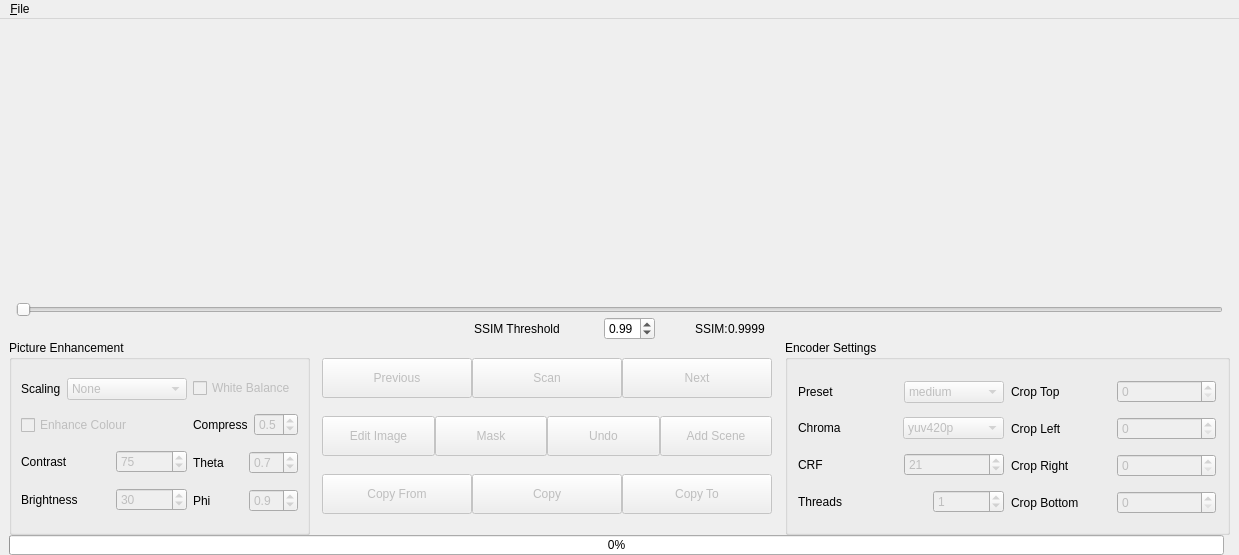
<?xml version="1.0" encoding="UTF-8"?>
<ui version="4.0">
 <class>Frame_Editor</class>
 <widget class="QMainWindow" name="Frame_Editor">
  <property name="geometry">
   <rect>
    <x>0</x>
    <y>0</y>
    <width>1239</width>
    <height>555</height>
   </rect>
  </property>
  <property name="sizePolicy">
   <sizepolicy hsizetype="Minimum" vsizetype="Preferred">
    <horstretch>0</horstretch>
    <verstretch>0</verstretch>
   </sizepolicy>
  </property>
  <property name="minimumSize">
   <size>
    <width>1239</width>
    <height>555</height>
   </size>
  </property>
  <property name="windowTitle">
   <string>Frame By Frame</string>
  </property>
  <widget class="QWidget" name="centralwidget">
   <layout class="QGridLayout" name="gridLayout_3">
    <property name="topMargin">
     <number>0</number>
    </property>
    <property name="bottomMargin">
     <number>0</number>
    </property>
    <property name="verticalSpacing">
     <number>0</number>
    </property>
    <item row="0" column="0" colspan="2">
     <layout class="QGridLayout" name="gridLayout_2">
      <property name="sizeConstraint">
       <enum>QLayout::SetNoConstraint</enum>
      </property>
      <item row="0" column="0">
       <layout class="QHBoxLayout" name="imageLayout">
        <property name="spacing">
         <number>0</number>
        </property>
        <property name="sizeConstraint">
         <enum>QLayout::SetMinimumSize</enum>
        </property>
        <item>
         <widget class="QLabel" name="left_image_frame">
          <property name="sizePolicy">
           <sizepolicy hsizetype="Expanding" vsizetype="Expanding">
            <horstretch>0</horstretch>
            <verstretch>0</verstretch>
           </sizepolicy>
          </property>
          <property name="text">
           <string/>
          </property>
          <property name="scaledContents">
           <bool>true</bool>
          </property>
         </widget>
        </item>
        <item>
         <widget class="QLabel" name="right_image_frame">
          <property name="sizePolicy">
           <sizepolicy hsizetype="Expanding" vsizetype="Expanding">
            <horstretch>0</horstretch>
            <verstretch>0</verstretch>
           </sizepolicy>
          </property>
          <property name="text">
           <string/>
          </property>
          <property name="scaledContents">
           <bool>true</bool>
          </property>
         </widget>
        </item>
       </layout>
      </item>
     </layout>
    </item>
    <item row="1" column="0" colspan="2">
     <layout class="QVBoxLayout" name="verticalLayout_2">
      <property name="sizeConstraint">
       <enum>QLayout::SetMinAndMaxSize</enum>
      </property>
      <item>
       <layout class="QHBoxLayout" name="horizontalLayout_2">
        <item alignment="Qt::AlignTop">
         <widget class="QLabel" name="left_image_label">
          <property name="text">
           <string/>
          </property>
         </widget>
        </item>
        <item>
         <widget class="Frame_Scrubber" name="image_slider">
          <property name="enabled">
           <bool>false</bool>
          </property>
          <property name="minimum">
           <number>1</number>
          </property>
          <property name="orientation">
           <enum>Qt::Horizontal</enum>
          </property>
         </widget>
        </item>
        <item alignment="Qt::AlignTop">
         <widget class="QLabel" name="right_image_label">
          <property name="text">
           <string/>
          </property>
         </widget>
        </item>
       </layout>
      </item>
      <item>
       <layout class="QHBoxLayout" name="horizontalLayout_10" stretch="1,0,0,0,0,1">
        <item>
         <spacer name="horizontalSpacer">
          <property name="orientation">
           <enum>Qt::Horizontal</enum>
          </property>
          <property name="sizeHint" stdset="0">
           <size>
            <width>40</width>
            <height>20</height>
           </size>
          </property>
         </spacer>
        </item>
        <item>
         <layout class="QHBoxLayout" name="horizontalLayout_9">
          <property name="spacing">
           <number>0</number>
          </property>
          <property name="leftMargin">
           <number>0</number>
          </property>
          <property name="rightMargin">
           <number>0</number>
          </property>
          <item>
           <widget class="QLabel" name="ssim_threshold_label">
            <property name="minimumSize">
             <size>
              <width>130</width>
              <height>0</height>
             </size>
            </property>
            <property name="text">
             <string>SSIM Threshold</string>
            </property>
           </widget>
          </item>
          <item>
           <widget class="QDoubleSpinBox" name="ssim_threshold">
            <property name="minimumSize">
             <size>
              <width>0</width>
              <height>0</height>
             </size>
            </property>
            <property name="focusPolicy">
             <enum>Qt::NoFocus</enum>
            </property>
            <property name="maximum">
             <double>1.000000000000000</double>
            </property>
            <property name="singleStep">
             <double>0.010000000000000</double>
            </property>
            <property name="value">
             <double>0.990000000000000</double>
            </property>
           </widget>
          </item>
         </layout>
        </item>
        <item>
         <spacer name="horizontalSpacer_5">
          <property name="orientation">
           <enum>Qt::Horizontal</enum>
          </property>
          <property name="sizeHint" stdset="0">
           <size>
            <width>40</width>
            <height>20</height>
           </size>
          </property>
         </spacer>
        </item>
        <item>
         <widget class="QLabel" name="current_ssim_label">
          <property name="text">
           <string>SSIM:</string>
          </property>
         </widget>
        </item>
        <item>
         <widget class="QLabel" name="current_ssim_value">
          <property name="text">
           <string>0.9999</string>
          </property>
         </widget>
        </item>
        <item>
         <spacer name="horizontalSpacer_2">
          <property name="orientation">
           <enum>Qt::Horizontal</enum>
          </property>
          <property name="sizeHint" stdset="0">
           <size>
            <width>40</width>
            <height>20</height>
           </size>
          </property>
         </spacer>
        </item>
       </layout>
      </item>
      <item>
       <layout class="QHBoxLayout" name="horizontalLayout_3">
        <property name="sizeConstraint">
         <enum>QLayout::SetMinAndMaxSize</enum>
        </property>
        <item>
         <spacer name="horizontalSpacer_6">
          <property name="orientation">
           <enum>Qt::Horizontal</enum>
          </property>
          <property name="sizeHint" stdset="0">
           <size>
            <width>40</width>
            <height>20</height>
           </size>
          </property>
         </spacer>
        </item>
        <item>
         <layout class="QHBoxLayout" name="horizontalLayout_5" stretch="0,0,0,0,0">
          <property name="spacing">
           <number>0</number>
          </property>
          <item>
           <widget class="QGroupBox" name="groupBox">
            <property name="title">
             <string>Picture Enhancement</string>
            </property>
            <layout class="QHBoxLayout" name="horizontalLayout_11">
             <property name="sizeConstraint">
              <enum>QLayout::SetDefaultConstraint</enum>
             </property>
             <item>
              <layout class="QVBoxLayout" name="verticalLayout_7">
               <item>
                <layout class="QHBoxLayout" name="horizontalLayout_12">
                 <item>
                  <widget class="QLabel" name="scaling">
                   <property name="text">
                    <string>Scaling</string>
                   </property>
                  </widget>
                 </item>
                 <item>
                  <widget class="QComboBox" name="scaling_combo_box">
                   <property name="enabled">
                    <bool>false</bool>
                   </property>
                   <property name="focusPolicy">
                    <enum>Qt::NoFocus</enum>
                   </property>
                   <item>
                    <property name="text">
                     <string>None</string>
                    </property>
                   </item>
                   <item>
                    <property name="text">
                     <string>edsrx2</string>
                    </property>
                   </item>
                   <item>
                    <property name="text">
                     <string>edsrx4</string>
                    </property>
                   </item>
                   <item>
                    <property name="text">
                     <string>fsrcnnx2</string>
                    </property>
                   </item>
                   <item>
                    <property name="text">
                     <string>fsrcnnx4</string>
                    </property>
                   </item>
                   <item>
                    <property name="text">
                     <string>RealAnime6Bx2</string>
                    </property>
                   </item>
                   <item>
                    <property name="text">
                     <string>RealAnime6Bx4</string>
                    </property>
                   </item>
                   <item>
                    <property name="text">
                     <string>RealAnimeV3x2</string>
                    </property>
                   </item>
                   <item>
                    <property name="text">
                     <string>RealAnimeV3x4</string>
                    </property>
                   </item>
                   <item>
                    <property name="text">
                     <string>RealESRGANx2</string>
                    </property>
                   </item>
                   <item>
                    <property name="text">
                     <string>RealESRGANx4</string>
                    </property>
                   </item>
                   <item>
                    <property name="text">
                     <string>rybux2</string>
                    </property>
                   </item>
                   <item>
                    <property name="text">
                     <string>rybux4</string>
                    </property>
                   </item>
                   <item>
                    <property name="text">
                     <string>UltraSharpx2</string>
                    </property>
                   </item>
                   <item>
                    <property name="text">
                     <string>UltraSharpx4</string>
                    </property>
                   </item>
                  </widget>
                 </item>
                </layout>
               </item>
               <item>
                <widget class="QCheckBox" name="enhancement_checkbox">
                 <property name="enabled">
                  <bool>false</bool>
                 </property>
                 <property name="text">
                  <string>Enhance Colour</string>
                 </property>
                </widget>
               </item>
               <item>
                <layout class="QHBoxLayout" name="horizontalLayout_13">
                 <item>
                  <widget class="QLabel" name="contrast_label">
                   <property name="text">
                    <string>Contrast</string>
                   </property>
                  </widget>
                 </item>
                 <item>
                  <widget class="QSpinBox" name="contrast_spinbox">
                   <property name="enabled">
                    <bool>false</bool>
                   </property>
                   <property name="maximumSize">
                    <size>
                     <width>71</width>
                     <height>16777215</height>
                    </size>
                   </property>
                   <property name="focusPolicy">
                    <enum>Qt::StrongFocus</enum>
                   </property>
                   <property name="minimum">
                    <number>-127</number>
                   </property>
                   <property name="maximum">
                    <number>127</number>
                   </property>
                   <property name="value">
                    <number>75</number>
                   </property>
                  </widget>
                 </item>
                </layout>
               </item>
               <item>
                <layout class="QHBoxLayout" name="horizontalLayout_16">
                 <item>
                  <widget class="QLabel" name="brightness_label">
                   <property name="text">
                    <string>Brightness</string>
                   </property>
                  </widget>
                 </item>
                 <item>
                  <widget class="QSpinBox" name="brightness_spinbox">
                   <property name="enabled">
                    <bool>false</bool>
                   </property>
                   <property name="maximumSize">
                    <size>
                     <width>71</width>
                     <height>16777215</height>
                    </size>
                   </property>
                   <property name="focusPolicy">
                    <enum>Qt::StrongFocus</enum>
                   </property>
                   <property name="minimum">
                    <number>-127</number>
                   </property>
                   <property name="maximum">
                    <number>127</number>
                   </property>
                   <property name="value">
                    <number>30</number>
                   </property>
                  </widget>
                 </item>
                </layout>
               </item>
              </layout>
             </item>
             <item>
              <layout class="QVBoxLayout" name="verticalLayout_10">
               <item>
                <widget class="QCheckBox" name="white_balance_checkbox">
                 <property name="enabled">
                  <bool>false</bool>
                 </property>
                 <property name="focusPolicy">
                  <enum>Qt::NoFocus</enum>
                 </property>
                 <property name="text">
                  <string>White Balance</string>
                 </property>
                </widget>
               </item>
               <item>
                <layout class="QHBoxLayout" name="horizontalLayout_19">
                 <item>
                  <widget class="QLabel" name="compression_label">
                   <property name="text">
                    <string>Compress</string>
                   </property>
                  </widget>
                 </item>
                 <item>
                  <widget class="QDoubleSpinBox" name="compress_spinbox">
                   <property name="enabled">
                    <bool>false</bool>
                   </property>
                   <property name="maximumSize">
                    <size>
                     <width>55</width>
                     <height>16777215</height>
                    </size>
                   </property>
                   <property name="focusPolicy">
                    <enum>Qt::StrongFocus</enum>
                   </property>
                   <property name="decimals">
                    <number>1</number>
                   </property>
                   <property name="maximum">
                    <double>1.000000000000000</double>
                   </property>
                   <property name="singleStep">
                    <double>0.100000000000000</double>
                   </property>
                   <property name="value">
                    <double>0.500000000000000</double>
                   </property>
                  </widget>
                 </item>
                </layout>
               </item>
               <item>
                <layout class="QHBoxLayout" name="horizontalLayout_20">
                 <item>
                  <widget class="QLabel" name="theta_label">
                   <property name="text">
                    <string>Theta</string>
                   </property>
                  </widget>
                 </item>
                 <item>
                  <widget class="QDoubleSpinBox" name="theta_spinbox">
                   <property name="enabled">
                    <bool>false</bool>
                   </property>
                   <property name="maximumSize">
                    <size>
                     <width>55</width>
                     <height>16777215</height>
                    </size>
                   </property>
                   <property name="focusPolicy">
                    <enum>Qt::StrongFocus</enum>
                   </property>
                   <property name="decimals">
                    <number>1</number>
                   </property>
                   <property name="minimum">
                    <double>0.100000000000000</double>
                   </property>
                   <property name="maximum">
                    <double>2.000000000000000</double>
                   </property>
                   <property name="singleStep">
                    <double>0.100000000000000</double>
                   </property>
                   <property name="value">
                    <double>0.700000000000000</double>
                   </property>
                  </widget>
                 </item>
                </layout>
               </item>
               <item>
                <layout class="QHBoxLayout" name="horizontalLayout_21">
                 <item>
                  <widget class="QLabel" name="Phi_label">
                   <property name="text">
                    <string>Phi</string>
                   </property>
                  </widget>
                 </item>
                 <item>
                  <widget class="QDoubleSpinBox" name="phi_spinbox">
                   <property name="enabled">
                    <bool>false</bool>
                   </property>
                   <property name="maximumSize">
                    <size>
                     <width>55</width>
                     <height>16777215</height>
                    </size>
                   </property>
                   <property name="focusPolicy">
                    <enum>Qt::StrongFocus</enum>
                   </property>
                   <property name="decimals">
                    <number>1</number>
                   </property>
                   <property name="minimum">
                    <double>0.100000000000000</double>
                   </property>
                   <property name="maximum">
                    <double>1.000000000000000</double>
                   </property>
                   <property name="singleStep">
                    <double>0.100000000000000</double>
                   </property>
                   <property name="value">
                    <double>0.900000000000000</double>
                   </property>
                  </widget>
                 </item>
                </layout>
               </item>
              </layout>
             </item>
            </layout>
           </widget>
          </item>
          <item>
           <spacer name="horizontalSpacer_3">
            <property name="orientation">
             <enum>Qt::Horizontal</enum>
            </property>
            <property name="sizeHint" stdset="0">
             <size>
              <width>40</width>
              <height>20</height>
             </size>
            </property>
           </spacer>
          </item>
          <item>
           <layout class="QVBoxLayout" name="verticalLayout_5">
            <property name="spacing">
             <number>0</number>
            </property>
            <item>
             <layout class="QHBoxLayout" name="horizontalLayout_6">
              <property name="spacing">
               <number>0</number>
              </property>
              <item>
               <widget class="QPushButton" name="previous">
                <property name="enabled">
                 <bool>false</bool>
                </property>
                <property name="minimumSize">
                 <size>
                  <width>150</width>
                  <height>40</height>
                 </size>
                </property>
                <property name="maximumSize">
                 <size>
                  <width>150</width>
                  <height>16777215</height>
                 </size>
                </property>
                <property name="text">
                 <string>Previous</string>
                </property>
                <property name="shortcut">
                 <string>Left</string>
                </property>
                <property name="autoRepeat">
                 <bool>true</bool>
                </property>
               </widget>
              </item>
              <item>
               <widget class="QPushButton" name="scan">
                <property name="enabled">
                 <bool>false</bool>
                </property>
                <property name="minimumSize">
                 <size>
                  <width>150</width>
                  <height>40</height>
                 </size>
                </property>
                <property name="text">
                 <string>Scan</string>
                </property>
                <property name="shortcut">
                 <string>Up</string>
                </property>
               </widget>
              </item>
              <item>
               <widget class="QPushButton" name="next">
                <property name="enabled">
                 <bool>false</bool>
                </property>
                <property name="minimumSize">
                 <size>
                  <width>150</width>
                  <height>40</height>
                 </size>
                </property>
                <property name="maximumSize">
                 <size>
                  <width>150</width>
                  <height>16777215</height>
                 </size>
                </property>
                <property name="text">
                 <string>Next</string>
                </property>
                <property name="shortcut">
                 <string>Right</string>
                </property>
                <property name="autoRepeat">
                 <bool>true</bool>
                </property>
                <property name="autoRepeatDelay">
                 <number>300</number>
                </property>
                <property name="autoRepeatInterval">
                 <number>50</number>
                </property>
               </widget>
              </item>
             </layout>
            </item>
            <item>
             <layout class="QHBoxLayout" name="horizontalLayout_7">
              <property name="spacing">
               <number>0</number>
              </property>
              <property name="bottomMargin">
               <number>0</number>
              </property>
              <item>
               <widget class="QPushButton" name="remove_scratch">
                <property name="enabled">
                 <bool>false</bool>
                </property>
                <property name="minimumSize">
                 <size>
                  <width>112</width>
                  <height>40</height>
                 </size>
                </property>
                <property name="text">
                 <string>Edit Image</string>
                </property>
                <property name="shortcut">
                 <string>Down</string>
                </property>
               </widget>
              </item>
              <item>
               <widget class="QPushButton" name="mask_button">
                <property name="enabled">
                 <bool>false</bool>
                </property>
                <property name="minimumSize">
                 <size>
                  <width>112</width>
                  <height>40</height>
                 </size>
                </property>
                <property name="text">
                 <string>Mask</string>
                </property>
                <property name="shortcut">
                 <string>M</string>
                </property>
               </widget>
              </item>
              <item>
               <widget class="QPushButton" name="undo_button">
                <property name="enabled">
                 <bool>false</bool>
                </property>
                <property name="minimumSize">
                 <size>
                  <width>112</width>
                  <height>40</height>
                 </size>
                </property>
                <property name="maximumSize">
                 <size>
                  <width>16777215</width>
                  <height>16777215</height>
                 </size>
                </property>
                <property name="text">
                 <string>Undo</string>
                </property>
                <property name="shortcut">
                 <string>U</string>
                </property>
               </widget>
              </item>
              <item>
               <widget class="QPushButton" name="scene_button">
                <property name="enabled">
                 <bool>false</bool>
                </property>
                <property name="minimumSize">
                 <size>
                  <width>112</width>
                  <height>40</height>
                 </size>
                </property>
                <property name="text">
                 <string>Add Scene</string>
                </property>
                <property name="shortcut">
                 <string>S</string>
                </property>
               </widget>
              </item>
             </layout>
            </item>
            <item>
             <layout class="QHBoxLayout" name="horizontalLayout_8">
              <property name="spacing">
               <number>0</number>
              </property>
              <item>
               <widget class="QPushButton" name="copy_from">
                <property name="enabled">
                 <bool>false</bool>
                </property>
                <property name="minimumSize">
                 <size>
                  <width>150</width>
                  <height>40</height>
                 </size>
                </property>
                <property name="text">
                 <string>Copy From</string>
                </property>
                <property name="shortcut">
                 <string>F</string>
                </property>
               </widget>
              </item>
              <item>
               <widget class="QPushButton" name="copy">
                <property name="enabled">
                 <bool>false</bool>
                </property>
                <property name="minimumSize">
                 <size>
                  <width>150</width>
                  <height>40</height>
                 </size>
                </property>
                <property name="maximumSize">
                 <size>
                  <width>16777215</width>
                  <height>16777215</height>
                 </size>
                </property>
                <property name="text">
                 <string>Copy</string>
                </property>
                <property name="shortcut">
                 <string>C</string>
                </property>
               </widget>
              </item>
              <item>
               <widget class="QPushButton" name="copy_to">
                <property name="enabled">
                 <bool>false</bool>
                </property>
                <property name="minimumSize">
                 <size>
                  <width>150</width>
                  <height>40</height>
                 </size>
                </property>
                <property name="text">
                 <string>Copy To</string>
                </property>
                <property name="shortcut">
                 <string>T</string>
                </property>
               </widget>
              </item>
             </layout>
            </item>
           </layout>
          </item>
          <item>
           <spacer name="horizontalSpacer_4">
            <property name="orientation">
             <enum>Qt::Horizontal</enum>
            </property>
            <property name="sizeHint" stdset="0">
             <size>
              <width>40</width>
              <height>20</height>
             </size>
            </property>
           </spacer>
          </item>
          <item>
           <widget class="QGroupBox" name="groupBox_2">
            <property name="minimumSize">
             <size>
              <width>445</width>
              <height>195</height>
             </size>
            </property>
            <property name="title">
             <string>Encoder Settings</string>
            </property>
            <widget class="QWidget" name="verticalLayoutWidget_4">
             <property name="geometry">
              <rect>
               <x>13</x>
               <y>33</y>
               <width>211</width>
               <height>150</height>
              </rect>
             </property>
             <layout class="QVBoxLayout" name="verticalLayout_11">
              <property name="rightMargin">
               <number>5</number>
              </property>
              <item>
               <layout class="QHBoxLayout" name="horizontalLayout_22">
                <item>
                 <widget class="QLabel" name="preset">
                  <property name="text">
                   <string>Preset</string>
                  </property>
                 </widget>
                </item>
                <item>
                 <widget class="QComboBox" name="preset_combo_box">
                  <property name="enabled">
                   <bool>false</bool>
                  </property>
                  <property name="focusPolicy">
                   <enum>Qt::NoFocus</enum>
                  </property>
                  <property name="currentIndex">
                   <number>5</number>
                  </property>
                  <item>
                   <property name="text">
                    <string>ultrafast</string>
                   </property>
                  </item>
                  <item>
                   <property name="text">
                    <string>superfast</string>
                   </property>
                  </item>
                  <item>
                   <property name="text">
                    <string>veryfast</string>
                   </property>
                  </item>
                  <item>
                   <property name="text">
                    <string>faster</string>
                   </property>
                  </item>
                  <item>
                   <property name="text">
                    <string>fast</string>
                   </property>
                  </item>
                  <item>
                   <property name="text">
                    <string>medium</string>
                   </property>
                  </item>
                  <item>
                   <property name="text">
                    <string>slow</string>
                   </property>
                  </item>
                  <item>
                   <property name="text">
                    <string>slower</string>
                   </property>
                  </item>
                  <item>
                   <property name="text">
                    <string>veryslow</string>
                   </property>
                  </item>
                  <item>
                   <property name="text">
                    <string>placebi</string>
                   </property>
                  </item>
                 </widget>
                </item>
               </layout>
              </item>
              <item>
               <layout class="QHBoxLayout" name="horizontalLayout_23">
                <item>
                 <widget class="QLabel" name="chroma">
                  <property name="text">
                   <string>Chroma</string>
                  </property>
                 </widget>
                </item>
                <item>
                 <widget class="QComboBox" name="chroma_combo_box">
                  <property name="enabled">
                   <bool>false</bool>
                  </property>
                  <property name="focusPolicy">
                   <enum>Qt::NoFocus</enum>
                  </property>
                  <item>
                   <property name="text">
                    <string>yuv420p</string>
                   </property>
                  </item>
                  <item>
                   <property name="text">
                    <string>yuv422p</string>
                   </property>
                  </item>
                  <item>
                   <property name="text">
                    <string>yuv444p</string>
                   </property>
                  </item>
                  <item>
                   <property name="text">
                    <string>yuv420p10le</string>
                   </property>
                  </item>
                  <item>
                   <property name="text">
                    <string>yuv422p10le</string>
                   </property>
                  </item>
                  <item>
                   <property name="text">
                    <string>yuv444p10le</string>
                   </property>
                  </item>
                  <item>
                   <property name="text">
                    <string>yuv420p12le</string>
                   </property>
                  </item>
                  <item>
                   <property name="text">
                    <string>yuv422p12le</string>
                   </property>
                  </item>
                  <item>
                   <property name="text">
                    <string>yuv444p12le</string>
                   </property>
                  </item>
                 </widget>
                </item>
               </layout>
              </item>
              <item>
               <layout class="QHBoxLayout" name="horizontalLayout_24">
                <item>
                 <widget class="QLabel" name="label_14">
                  <property name="text">
                   <string>CRF</string>
                  </property>
                 </widget>
                </item>
                <item>
                 <widget class="QSpinBox" name="crf_spinbox">
                  <property name="enabled">
                   <bool>false</bool>
                  </property>
                  <property name="focusPolicy">
                   <enum>Qt::StrongFocus</enum>
                  </property>
                  <property name="minimum">
                   <number>1</number>
                  </property>
                  <property name="maximum">
                   <number>51</number>
                  </property>
                  <property name="value">
                   <number>21</number>
                  </property>
                 </widget>
                </item>
               </layout>
              </item>
              <item>
               <layout class="QHBoxLayout" name="horizontalLayout_17">
                <item>
                 <widget class="QLabel" name="threads_label">
                  <property name="text">
                   <string>Threads</string>
                  </property>
                 </widget>
                </item>
                <item>
                 <widget class="QSpinBox" name="threads_spinbox">
                  <property name="enabled">
                   <bool>false</bool>
                  </property>
                  <property name="maximumSize">
                   <size>
                    <width>71</width>
                    <height>16777215</height>
                   </size>
                  </property>
                  <property name="focusPolicy">
                   <enum>Qt::StrongFocus</enum>
                  </property>
                  <property name="minimum">
                   <number>0</number>
                  </property>
                  <property name="maximum">
                   <number>99</number>
                  </property>
                  <property name="value">
                   <number>1</number>
                  </property>
                 </widget>
                </item>
               </layout>
              </item>
             </layout>
            </widget>
            <widget class="QWidget" name="verticalLayoutWidget_5">
             <property name="geometry">
              <rect>
               <x>220</x>
               <y>32</y>
               <width>211</width>
               <height>152</height>
              </rect>
             </property>
             <layout class="QVBoxLayout" name="verticalLayout_13">
              <property name="leftMargin">
               <number>6</number>
              </property>
              <item>
               <layout class="QHBoxLayout" name="horizontalLayout_32">
                <item>
                 <widget class="QLabel" name="label_18">
                  <property name="text">
                   <string>Crop Top</string>
                  </property>
                 </widget>
                </item>
                <item>
                 <widget class="QSpinBox" name="crop_top_spinbox">
                  <property name="enabled">
                   <bool>false</bool>
                  </property>
                  <property name="focusPolicy">
                   <enum>Qt::StrongFocus</enum>
                  </property>
                  <property name="minimum">
                   <number>0</number>
                  </property>
                  <property name="maximum">
                   <number>4000</number>
                  </property>
                  <property name="singleStep">
                   <number>1</number>
                  </property>
                  <property name="value">
                   <number>0</number>
                  </property>
                 </widget>
                </item>
               </layout>
              </item>
              <item>
               <layout class="QHBoxLayout" name="horizontalLayout_31">
                <item>
                 <widget class="QLabel" name="label_17">
                  <property name="text">
                   <string>Crop Left</string>
                  </property>
                 </widget>
                </item>
                <item>
                 <widget class="QSpinBox" name="crop_left_spinbox">
                  <property name="enabled">
                   <bool>false</bool>
                  </property>
                  <property name="focusPolicy">
                   <enum>Qt::StrongFocus</enum>
                  </property>
                  <property name="minimum">
                   <number>0</number>
                  </property>
                  <property name="maximum">
                   <number>4000</number>
                  </property>
                  <property name="singleStep">
                   <number>1</number>
                  </property>
                  <property name="value">
                   <number>0</number>
                  </property>
                 </widget>
                </item>
               </layout>
              </item>
              <item>
               <layout class="QHBoxLayout" name="horizontalLayout_33">
                <item>
                 <widget class="QLabel" name="label_19">
                  <property name="text">
                   <string>Crop Right</string>
                  </property>
                 </widget>
                </item>
                <item>
                 <widget class="QSpinBox" name="crop_right_spinbox">
                  <property name="enabled">
                   <bool>false</bool>
                  </property>
                  <property name="focusPolicy">
                   <enum>Qt::StrongFocus</enum>
                  </property>
                  <property name="minimum">
                   <number>0</number>
                  </property>
                  <property name="maximum">
                   <number>4000</number>
                  </property>
                  <property name="singleStep">
                   <number>1</number>
                  </property>
                  <property name="value">
                   <number>0</number>
                  </property>
                 </widget>
                </item>
               </layout>
              </item>
              <item>
               <layout class="QHBoxLayout" name="horizontalLayout_30">
                <item>
                 <widget class="QLabel" name="label_16">
                  <property name="text">
                   <string>Crop Bottom</string>
                  </property>
                 </widget>
                </item>
                <item>
                 <widget class="QSpinBox" name="crop_bottom_spinbox">
                  <property name="enabled">
                   <bool>false</bool>
                  </property>
                  <property name="focusPolicy">
                   <enum>Qt::StrongFocus</enum>
                  </property>
                  <property name="minimum">
                   <number>0</number>
                  </property>
                  <property name="maximum">
                   <number>4000</number>
                  </property>
                  <property name="singleStep">
                   <number>1</number>
                  </property>
                  <property name="value">
                   <number>0</number>
                  </property>
                 </widget>
                </item>
               </layout>
              </item>
             </layout>
            </widget>
           </widget>
          </item>
         </layout>
        </item>
        <item>
         <spacer name="horizontalSpacer_7">
          <property name="orientation">
           <enum>Qt::Horizontal</enum>
          </property>
          <property name="sizeHint" stdset="0">
           <size>
            <width>40</width>
            <height>20</height>
           </size>
          </property>
         </spacer>
        </item>
       </layout>
      </item>
     </layout>
    </item>
    <item row="2" column="0">
     <widget class="QProgressBar" name="progress_bar">
      <property name="maximumSize">
       <size>
        <width>16777215</width>
        <height>20</height>
       </size>
      </property>
      <property name="value">
       <number>0</number>
      </property>
     </widget>
    </item>
   </layout>
  </widget>
  <widget class="QMenuBar" name="menubar">
   <property name="geometry">
    <rect>
     <x>0</x>
     <y>0</y>
     <width>1239</width>
     <height>24</height>
    </rect>
   </property>
   <widget class="QMenu" name="menu_File">
    <property name="title">
     <string>&amp;File</string>
    </property>
    <addaction name="action_image_directory"/>
    <addaction name="action_convert_from_video"/>
    <addaction name="action_convert_to_video"/>
    <addaction name="action_quit"/>
   </widget>
   <addaction name="menu_File"/>
  </widget>
  <action name="action_image_directory">
   <property name="text">
    <string>Image Directory</string>
   </property>
   <property name="toolTip">
    <string>Select the directory where the images will be stored</string>
   </property>
  </action>
  <action name="action_convert_from_video">
   <property name="enabled">
    <bool>false</bool>
   </property>
   <property name="text">
    <string>Convert To Images</string>
   </property>
   <property name="toolTip">
    <string>Convert a video into png's</string>
   </property>
  </action>
  <action name="action_convert_to_video">
   <property name="enabled">
    <bool>false</bool>
   </property>
   <property name="text">
    <string>Convert To Video</string>
   </property>
   <property name="toolTip">
    <string>Convert images back to a video</string>
   </property>
  </action>
  <action name="action_quit">
   <property name="text">
    <string>&amp;Quit</string>
   </property>
  </action>
 </widget>
 <customwidgets>
  <customwidget>
   <class>Frame_Scrubber</class>
   <extends>QSlider</extends>
   <header>Frame_Scrubber</header>
  </customwidget>
 </customwidgets>
 <tabstops>
  <tabstop>image_slider</tabstop>
  <tabstop>contrast_spinbox</tabstop>
  <tabstop>brightness_spinbox</tabstop>
  <tabstop>scaling_combo_box</tabstop>
  <tabstop>compress_spinbox</tabstop>
  <tabstop>theta_spinbox</tabstop>
  <tabstop>phi_spinbox</tabstop>
  <tabstop>previous</tabstop>
  <tabstop>next</tabstop>
  <tabstop>remove_scratch</tabstop>
  <tabstop>undo_button</tabstop>
  <tabstop>copy_from</tabstop>
  <tabstop>copy</tabstop>
  <tabstop>copy_to</tabstop>
  <tabstop>preset_combo_box</tabstop>
  <tabstop>chroma_combo_box</tabstop>
  <tabstop>crf_spinbox</tabstop>
  <tabstop>crop_top_spinbox</tabstop>
  <tabstop>crop_left_spinbox</tabstop>
  <tabstop>crop_right_spinbox</tabstop>
  <tabstop>crop_bottom_spinbox</tabstop>
  <tabstop>ssim_threshold</tabstop>
 </tabstops>
 <resources/>
 <connections/>
</ui>
